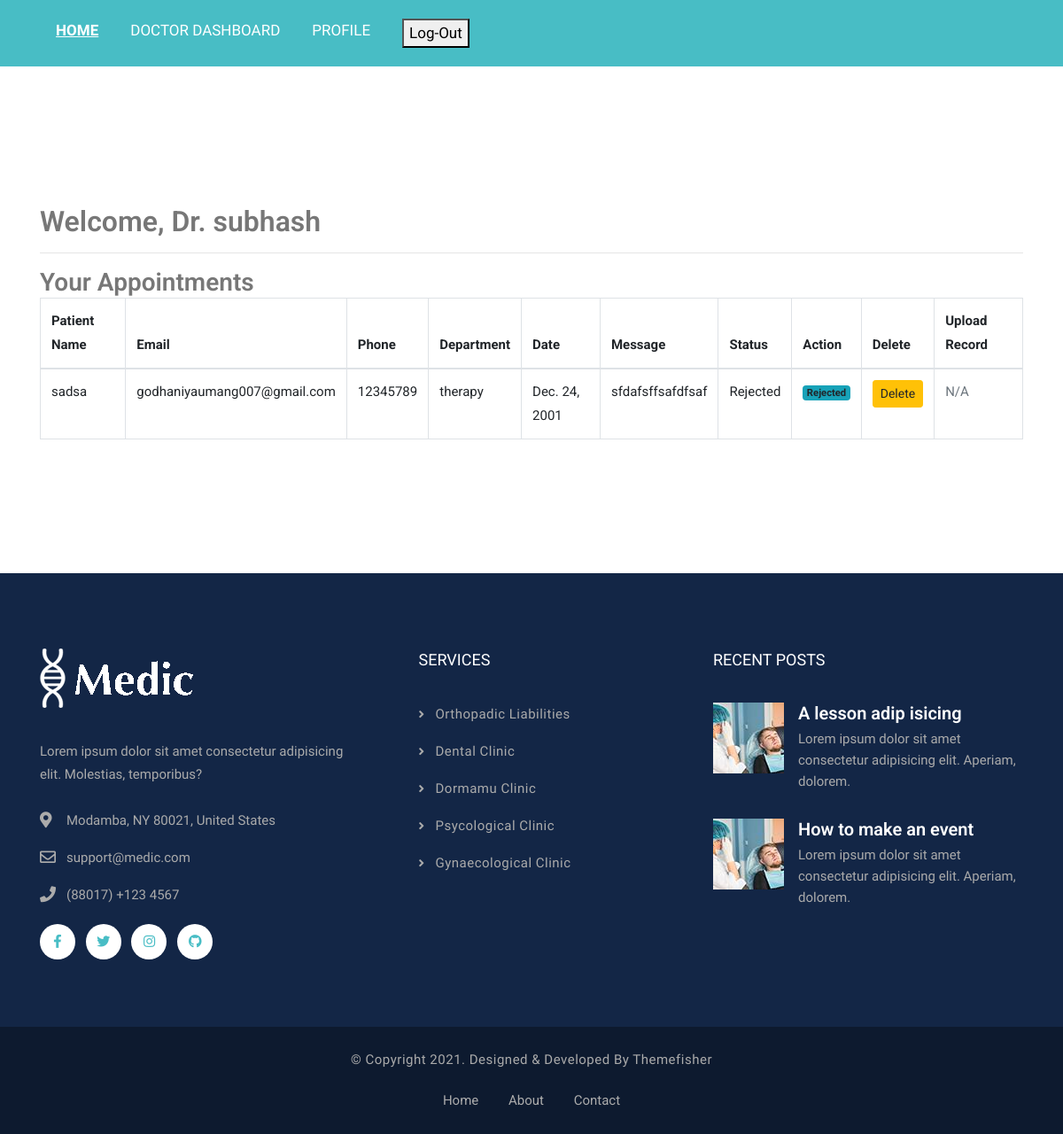
Page /d_dash/ (signed in) on the earlier database version.
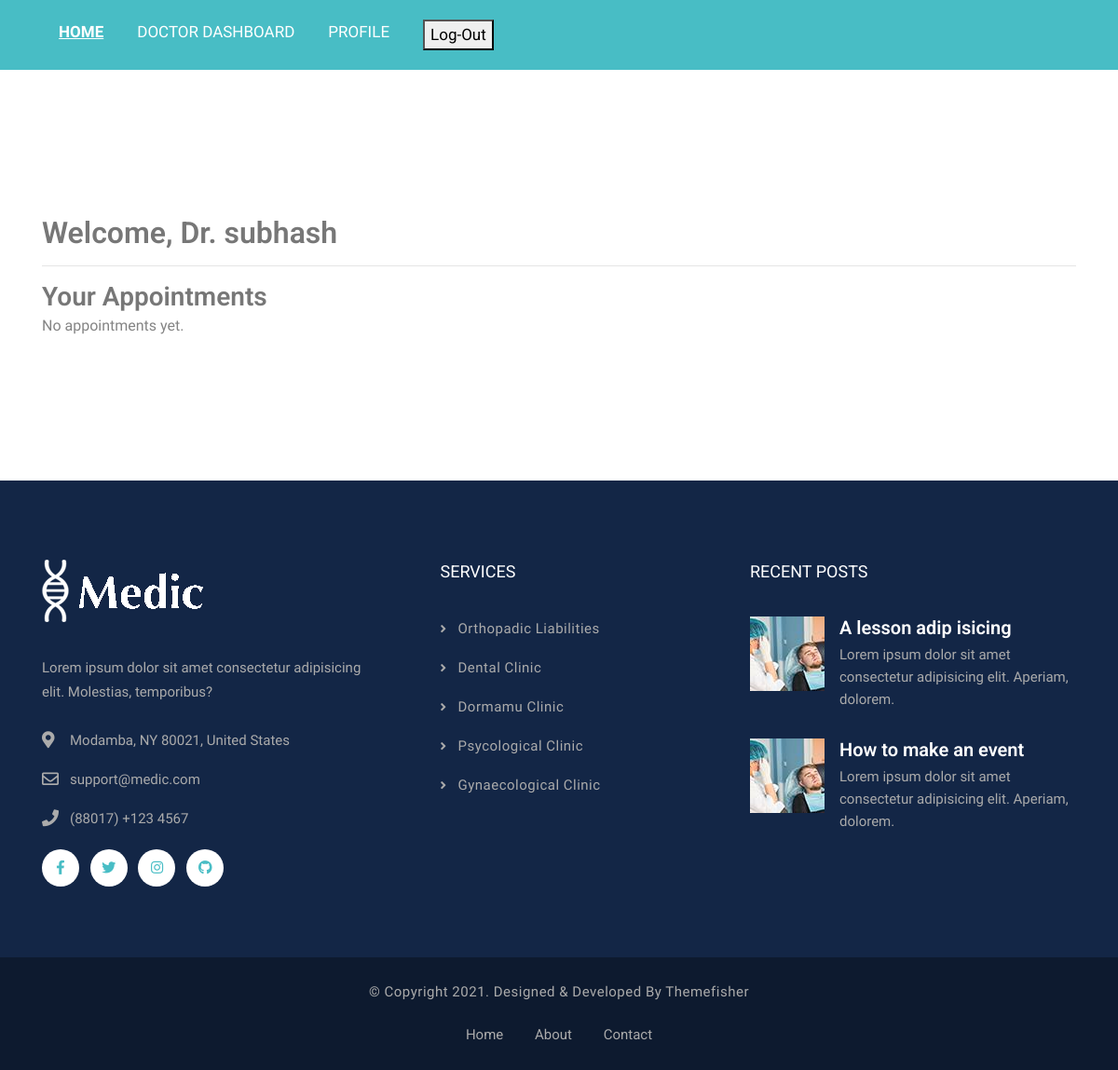
Same page on the later database version.
### myapp/models.py (models this page shows, shortened)
class User(models.Model):
    ROLES = (
        ("patient", "Patient"),
        ("doctor", "Doctor"),
        ("admin", "Admin"),
    )
    name=models.CharField(max_length=50)
    email=models.EmailField()
    mobile = models.BigIntegerField()
    role = models.CharField(max_length=20, choices=ROLES, default="patient")
    photo=models.ImageField(default="",upload_to="user_photo")
    password=models.CharField(max_length=20)
    created_at = models.DateTimeField(auto_now_add=True)

class Appointment(models.Model):
    dep = (
        ("diagnostic","diagnostic"),
        ("psychological","psychological"),
        ("therapy","therapy"),
        ("counseling","counseling"),
    )
    patient = models.ForeignKey(
        User,
        on_delete=models.CASCADE,
        limit_choices_to={'role': 'patient'},
        null=True,
        blank=True,
        related_name="appointments"
    )
    pname = models.CharField(max_length=100)
    pemail = models.EmailField()
    department = models.CharField(max_length=52,choices=dep)
    doctor = models.ForeignKey(User, on_delete=models.CASCADE, limit_choices_to={'role': 'doctor'})
    pphone = models.BigIntegerField()
    date = models.DateField()
    message = models.TextField(blank=True)
    status = models.CharField(
        max_length=20,
        choices=[("pending","Pending"), ("approved","Approved"), ("rejected","Rejected")],
        default="pending"
    )

### myapp/views.py (the view)
# urls.py: path('d_dash/', views.d_dash, name='d_dash'),
def d_dash(request):
    if 'user_id' not in request.session or request.session['role'] != 'doctor':
        return redirect('login')
    doctor_id = request.session['user_id']
    doctor = User.objects.get(id=doctor_id)
    appointments = Appointment.objects.filter(doctor_id=doctor_id)
    return render(request, "d_dash.html", {"doctor": doctor, "appointments": appointments})

### myapp/templates/d_dash.html
{% extends "dheader.html" %}
{% block content %}
<br><br><br><br>
<div class="container mt-5">
  <h2>Welcome, Dr. {{ doctor.name }}</h2>
  <hr>
  <h3>Your Appointments</h3>
  {% if appointments %}
    <table class="table table-bordered">
      <thead>
        <tr>
          <th>Patient Name</th>
          <th>Email</th>
          <th>Phone</th>
          <th>Department</th>
          <th>Date</th>
          <th>Message</th>
          <th>Status</th>
          <th>Action</th>
          <th>Delete</th>
          <th>Upload Record</th>
        </tr>
      </thead>
      <tbody>
        {% for a in appointments %}
        <tr>
          <td>{{ a.pname }}</td>
          <td>{{ a.pemail }}</td>
          <td>{{ a.pphone }}</td>
          <td>{{ a.department }}</td>
          <td>{{ a.date }}</td>
          <td>{{ a.message }}</td>
          <td>{{ a.status|capfirst }}</td>
          <td>
            {% if a.status == "pending" %}
              <a href="{% url 'update_appointment' a.id 'approve' %}" class="btn btn-success btn-sm">Approve</a>
              <a href="{% url 'update_appointment' a.id 'reject' %}" class="btn btn-danger btn-sm">Reject</a>
            {% else %}
              <span class="badge bg-info">{{ a.status|capfirst }}</span>
            {% endif %}
          </td>
          <td>
            <a href="{% url 'delete_appointment' a.id %}" class="btn btn-warning btn-sm"
              onclick="return confirm('Are you sure you want to delete this appointment?');">Delete</a>
          </td>
          <td>
            {% if a.patient %}
              <a href="{% url 'upload_record' a.patient.id %}" class="btn btn-primary btn-sm">Upload Record</a>
            {% else %}
              <span class="text-muted">N/A</span>
            {% endif %}
          </td>
        </tr>
        {% endfor %}
      </tbody>
    </table>
  {% else %}
    <p>No appointments yet.</p>
  {% endif %}
</div>
<br><br><br><br><br>
{% endblock %}

### myapp/templates/dheader.html (shortened to what this page needs)
{% load static %}
<!DOCTYPE html>
<html lang="zxx">
<head>
  <link rel="stylesheet" href="{% static 'plugins/bootstrap/bootstrap.min.css' %}">
  <link rel="stylesheet" href="{% static 'plugins/slick/slick.css' %}">
  <link rel="stylesheet" href="{% static 'plugins/slick/slick-theme.css' %}">
  <link rel="stylesheet" href="{% static 'plugins/fancybox/jquery.fancybox.min.css' %}">
  <link rel="stylesheet" href="{% static 'plugins/fontawesome/css/all.min.css' %}">
  <link rel="stylesheet" href="{% static 'plugins/animation/animate.min.css' %}">
  <link rel="stylesheet" href="{% static 'plugins/jquery-ui/jquery-ui.css' %}">
  <link rel="stylesheet" href="{% static 'plugins/timePicker/timePicker.css' %}">
  <link href="{% static 'css/style.css' %}" rel="stylesheet">
</head>
<body>
  <div class="page-wrapper">
<nav class="navbar navbar-expand-lg navbar-dark">
  <div class="container">
    <div class="collapse navbar-collapse" id="navbarLinks">
      <ul class="navbar-nav">
        <li class="nav-item active">
          <a class="nav-link" href="{% url 'dindex' %}">Home</a>
        </li>
        <li class="nav-item @@about">
          <a class="nav-link" href="{% url 'd_dash' %}">Doctor Dashboard</a>
        </li>
          {% if request.session.email %}
          <li class="nav-item @@gallery">
              <a class="nav-link" href="{% url 'd_profile' %}">  Profile </a>
          </li>
              <li class="nav-item @@gallery">
               <a class="nav-link" href="{% url 'logout' %}"> <button> Log-Out </button></a>
            </li>
          {% endif %}
      </ul>
    </div>
  </div>
</nav>
{% block content %}
{% endblock  %}
<footer class="footer-main">
  <div class="footer-top">
    <div class="container">
      <div class="row justify-content-between">
        <div class="col-lg-4 mb-5 mb-lg-0">
          <div class="about-widget">
            <div class="footer-logo">
              <figure>
                <a href="index.html">
                  <img loading="lazy" class="img-fluid" src="{% static 'images/logo-2.png' %}" alt="medic">
                </a>
              </figure>
            </div>
            <p>Lorem ipsum dolor sit amet consectetur adipisicing elit. Molestias, temporibus?</p>
            <ul class="location-link">
              <li class="item">
                <i class="fas fa-map-marker-alt"></i>
                <p>Modamba, NY 80021, United States</p>
              </li>
              <li class="item">
                <i class="far fa-envelope" aria-hidden="true"></i>
                <a href="mailto:support@medic.com">
                  <p>support@medic.com</p>
                </a>
              </li>
              <li class="item">
                <i class="fas fa-phone" aria-hidden="true"></i>
                <p>(88017) +123 4567</p>
              </li>
            </ul>
            <ul class="list-inline social-icons">
              <li class="list-inline-item"><a href="https://facebook.com/themefisher" aria-label="facebook"><i class="fab fa-facebook-f"></i></a></li>
              <li class="list-inline-item"><a href="https://twitter.com/themefisher" aria-label="twitter"><i class="fab fa-twitter"></i></a></li>
              <li class="list-inline-item"><a href="https://instagram.com/themefisher" aria-label="instagram"><i class="fab fa-instagram"></i></a></li>
              <li class="list-inline-item"><a href="https://github.com/themefisher" aria-label="github"><i class="fab fa-github"></i></a></li>
            </ul>
          </div>
        </div>
        <div class="col-lg-3 col-md-5 mb-3 mb-md-0">
          <h2>Services</h2>
          <ul class="menu-link">
            <li>
              <a href="service.html">
                <i class="fa fa-angle-right" aria-hidden="true"></i>Orthopadic Liabilities</a>
            </li>
            <li>
              <a href="service.html">
                <i class="fa fa-angle-right" aria-hidden="true"></i>Dental Clinic</a>
            </li>
            <li>
              <a href="service.html">
                <i class="fa fa-angle-right" aria-hidden="true"></i>Dormamu Clinic</a>
            </li>
            <li>
              <a href="service.html">
                <i class="fa fa-angle-right" aria-hidden="true"></i>Psycological Clinic</a>
            </li>
            <li>
              <a href="service.html">
                <i class="fa fa-angle-right" aria-hidden="true"></i>Gynaecological Clinic</a>
            </li>
          </ul>
        </div>
        <div class="col-lg-4 col-md-7">
          <div class="social-links">
            <h2>Recent Posts</h2>
            <ul>
              <li class="item">
                <div class="media">
                  <div class="media-left mr-3">
                    <a href="blog-details.html">
                      <img loading="lazy" src="{% static 'images/blog/post-thumb-small.jpg' %}" alt="post-thumb">
                    </a>
                  </div>
                  <div class="media-body">
                    <h5><a href="blog-details.html">A lesson adip isicing</a></h5>
                    <p>Lorem ipsum dolor sit amet consectetur adipisicing elit. Aperiam, dolorem.</p>
                  </div>
                </div>
              </li>
              <li class="item">
                <div class="media">
                  <div class="media-left mr-3">
                    <a href="blog-details.html">
                      <img loading="lazy" src="{% static 'images/blog/post-thumb-small.jpg' %}" alt="post-thumb">
                    </a>
                  </div>
                  <div class="media-body">
                    <h5><a href="blog-details.html">How to make an event</a></h5>
                    <p>Lorem ipsum dolor sit amet consectetur adipisicing elit. Aperiam, dolorem.</p>
                  </div>
                </div>
              </li>
            </ul>
          </div>
        </div>
      </div>
    </div>
  </div>
  <div class="footer-bottom">
    <div class="container clearfix">
      <div class="copyright-text">
        <p>&copy; Copyright 2021. Designed &amp; Developed by <a href="https://themefisher.com/">Themefisher</a></p>
      </div>
      <ul class="footer-bottom-link">
        <li>
          <a href="index.html">Home</a>
        </li>
        <li>
          <a href="about.html">About</a>
        </li>
        <li>
          <a href="contact.html">Contact</a>
        </li>
      </ul>
    </div>
  </div>
</footer>
</div>
</body>
</html>

### myapp/static/css/style.css (style rules this page uses)
body { line-height: 1.4; font-family: "Source Sans Pro", sans-serif; -webkit-font-smoothing: antialiased; }
p { font-family: "Source Sans Pro", sans-serif; color: #848484; font-size: 16px; }
h1, h2, h3, h4, h5, h6 { font-family: "Roboto", sans-serif; font-weight: 600; }
body { font-size: 15px; color: #777777; line-height: 1.8em; font-weight: 400; background: #ffffff; background-size: cover; background-repeat: no-repeat; background-position: center top; -webkit-font-smoothing: antialiased; font-family: "Roboto", sans-serif; }
.page-wrapper { overflow: hidden; }
a { text-decoration: none; cursor: pointer; }
h1, h2, h3, h4, h5, h6 { margin: 0px; }
input, button, select, textarea { font-family: "Roboto", sans-serif; }
p { position: relative; line-height: 1.8em; }
.page-wrapper { position: relative; margin: 0 auto; width: 100%; min-width: 300px; }
li { list-style: none; padding: 0px; margin: 0px; }
.navbar { margin-bottom: 0; background: #48bdc5; border: none; border-radius: 0; }
.navbar .navbar-nav li > .nav-link { font-family: "Source Sans Pro", sans-serif; font-size: 17px; color: #fff; text-transform: uppercase; padding: 13px 18px !important; transition: 0.3s; }
.navbar .navbar-nav li.active > a { background: transparent; font-weight: 600; text-decoration: underline; }
.footer-main { position: relative; background-size: cover; z-index: 1; background: #132646; }
.footer-main .footer-top { padding-top: 85px; padding-bottom: 60px; }
.footer-main .footer-top .footer-logo { padding-bottom: 20px; }
.footer-main .footer-top p { font-size: 15px; line-height: 26px; font-weight: 400; color: #ababab; }
.footer-main .footer-top h2 { font-size: 18px; line-height: 26px; font-weight: 400; color: #ffffff; padding-bottom: 35px; text-transform: uppercase; }
.footer-main .footer-top .location-link { padding-top: 10px; padding-left: 0; }
.footer-main .footer-top .location-link .item { position: relative; padding-left: 30px; margin-bottom: 15px; }
.footer-main .footer-top .location-link .item i { position: absolute; top: 3px; left: 0px; }
.footer-main .footer-top .location-link .item i:before { font-size: 18px; color: #ababab; }
.footer-main .footer-top .social-icons { margin-top: 20px; }
.footer-main .footer-top .social-icons li a { display: block; height: 40px; width: 40px; color: #48bdc5; background: #fff; text-align: center; border-radius: 50%; }
.footer-main .footer-top .social-icons li a i { line-height: 40px; }
.footer-main .footer-top .menu-link { padding-left: 0; }
.footer-main .footer-top .menu-link li { padding-bottom: 15px; }
.footer-main .footer-top .menu-link li a { font-size: 15px; line-height: 26px; font-weight: 400; color: #ababab; letter-spacing: 0.5px; font-family: "Source Sans Pro", sans-serif; }
.footer-main .footer-top .menu-link li i { margin-right: 12px; font-size: 13px; }
.footer-main .footer-top .media-left img { height: 80px; width: 80px; }
.footer-main .footer-top .social-links ul { padding-left: 0; }
.footer-main .footer-top .social-links ul li { position: relative; margin-bottom: 30px; }
.footer-main .footer-top .social-links ul li h5 { margin-bottom: 5px; }
.footer-main .footer-top .social-links ul li p { line-height: 24px; margin-bottom: 0; }
.footer-main .footer-top .social-links ul li a { color: #ffffff; }
.footer-bottom { padding: 24px 0px; background: #0d1a2f; }
.footer-bottom .copyright-text { float: left; }
.footer-bottom .copyright-text p { font-size: 15px; font-weight: 400; color: #ababab; line-height: 26px; margin-bottom: 0px; letter-spacing: 0.5px; text-transform: capitalize; }
.footer-bottom .copyright-text a { color: #ababab; }
.footer-bottom .footer-bottom-link { float: right; margin-bottom: 0px; padding-left: 0; }
.footer-bottom .footer-bottom-link li { display: inline-block; margin-left: 32px; }
@media (max-width: 1200px) { .footer-bottom .footer-bottom-link li { margin-left: 15px; margin-right: 15px; } }
.footer-bottom .footer-bottom-link li a { font-size: 15px; line-height: 26px; color: #ababab; font-weight: 400; }
@media only screen and (max-width: 1200px) { .footer-bottom .copyright-text { float: none !important; text-align: center; margin-bottom: 20px; } }
@media only screen and (max-width: 1200px) { .footer-bottom .footer-bottom-link { float: none !important; text-align: center; } }

Differences in the rows shown:
removed Appointment: pname "sadsa", pemail "godhaniyaumang007@gmail.com", pphone "12345789", department "therapy", date "Dec. 24, 2001", message "sfdafsffsafdfsaf", status "Rejected", shows "N/A"
Other differences:
text no longer shown: "Patient Name Email Phone Department Date Message Status Action Delete Upload Record"
text now shown: "No appointments yet."
